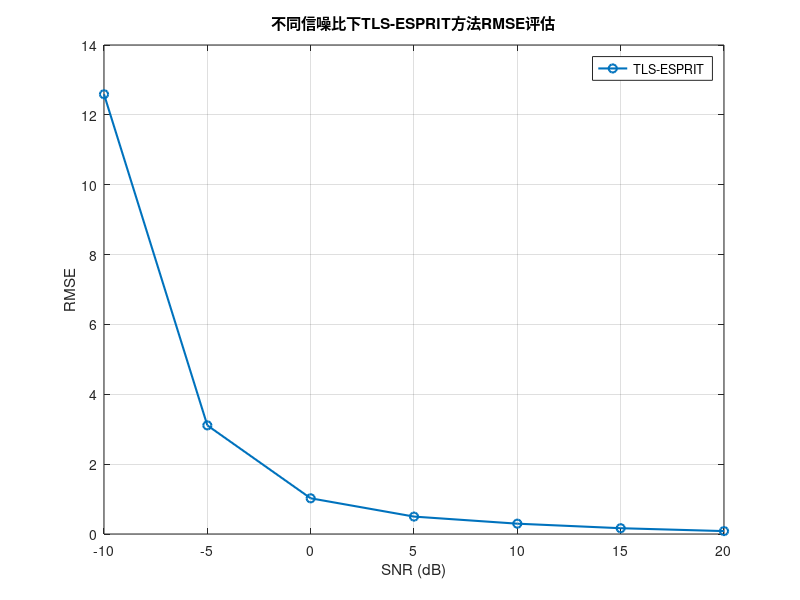

Write the MATLAB code that produced this figure.
clear all; 
clc;

%% 参数设置
p = 2;                          % 信号源数量，表示有两个信号源
M = 5;                          % 阵元数，表示天线阵列的元素数目
fc = 1e9;                        % 载波频率，1 GHz（10^9 Hz）
DOA_true = sort([-20,40]);       % 真实DOA角度（度），这里是-20°和40°，并进行排序
fs = 4*fc;                       % 采样率，设定为载波频率的4倍
N = 64;                          % 快拍数，表示每次实验中采集的样本数
snr_values = -10:5:20;           % 信噪比的范围，-10到20dB，步长为5
c = 3e8;                         % 光速，3×10^8 m/s
d = 0.15;                        % 阵元间距，假设为15cm
lambda = c/fc;                   % 波长，光速除以载波频率
theta_scan = -90:0.1:90;         % 角度扫描范围，从-90°到90°，步长为0.1°
num_trials = 100;                % 蒙特卡洛实验次数，进行100次实验来平均化结果
RMSE = zeros(length(snr_values), 1); % 初始化存储每个信噪比值下的平均RMSE（均方根误差）

%% 迭代不同信噪比
for idx = 1:length(snr_values)   % 循环遍历每一个信噪比值
    snr = snr_values(idx);       % 当前的信噪比
    temp_rmse = zeros(num_trials, 1); % 临时存储每次实验的RMSE，初始化为零
    
    for trial = 1:num_trials     % 进行num_trials次蒙特卡洛实验
        %% 生成接收信号
        A = exp(-1j * 2 * pi * d * (0:M-1)' * sind(DOA_true) / lambda);  % 计算阵列响应矩阵，基于真实的DOA角度
        S = sqrt(2)*(randn(p, N) + 1j*randn(p, N)); % 生成复高斯白噪声信号源，p为信号源数目，N为快拍数
        X = awgn(A * S, snr, 'measured');  % 将信号添加白噪声（使用指定的信噪比）
        
        %% 计算样本协方差矩阵
        R = X * X' / N;  % 计算协方差矩阵，X是接收到的信号，N为快拍数
        [U, D] = eig(R);
        [~, order] = sort(diag(D), 'descend');
        U = U(:, order);
        Un = U(:, p+1:end);
        %% TLS-ESPRIT算法
        U_s = U(:, 1:p);
        U1 = U_s(1:end-1, :);
        U2 = U_s(2:end, :);
        C = [U1, U2];
        [~, ~, V] = svd(C);
        V12 = V(1:p, p+1:2*p);
        V22 = V(p+1:2*p, p+1:2*p);
        Phi_tls = -V12 / V22;
        theta_ls = sort ((asind(-angle(eig(Phi_tls)) * lambda / (2*pi*d))))';
                     
        %% 计算RMSE（所有角度已排序，直接匹配）
        rmse_tls = sqrt(mean((DOA_true - theta_ls).^2));  % 计算估计DOA与真实DOA之间的均方根误差
  
        temp_rmse(trial, :) = [rmse_tls];  % 存储每次实验的RMSE值
    end
    
    %% 计算平均RMSE
    RMSE(idx, :) = mean(temp_rmse, 1);  % 对所有实验的RMSE值进行平均，得到每个信噪比下的平均RMSE
end

%% 绘图
figure;                   % 创建新图形窗口
hold on;                  % 保持当前图形，不覆盖
plot(snr_values, RMSE(:, 1), '-o', 'DisplayName', 'TLS-ESPRIT', 'LineWidth', 1.5);  % 绘制信噪比与RMSE的关系曲线，使用圆点标记
xlabel('SNR (dB)');       % x轴标签：信噪比（dB）
ylabel('RMSE');           % y轴标签：均方根误差（RMSE）
grid on;                  % 打开网格
legend;                   % 显示图例
title('不同信噪比下TLS-ESPRIT方法RMSE评估');  % 图表标题：DOA估计的RMSE
xlim([-10, 20]);          % 设置x轴的范围为-10到20dB
box on;                   % 开启坐标框
